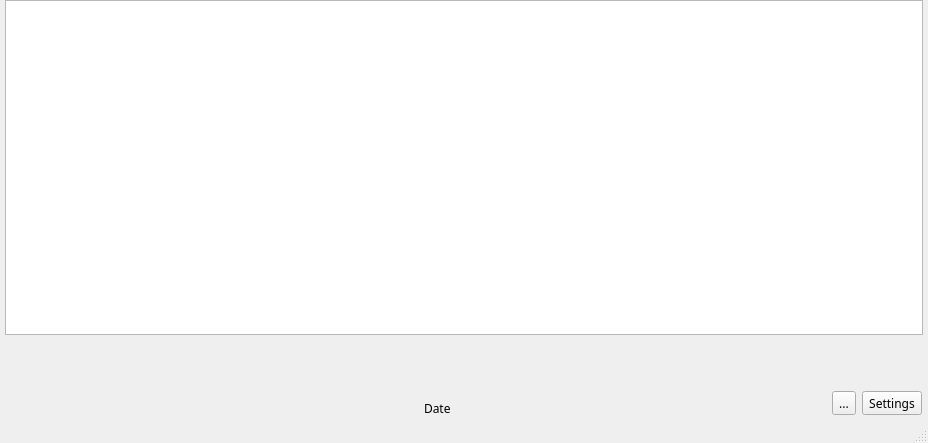
<?xml version="1.0" encoding="UTF-8"?>
<ui version="4.0">
 <class>MainWindow</class>
 <widget class="QMainWindow" name="MainWindow">
  <property name="geometry">
   <rect>
    <x>0</x>
    <y>0</y>
    <width>928</width>
    <height>443</height>
   </rect>
  </property>
  <property name="font">
   <font>
    <family>Futura</family>
    <weight>50</weight>
    <bold>false</bold>
   </font>
  </property>
  <property name="windowTitle">
   <string>TAMU-SPE v1.0.0</string>
  </property>
  <property name="windowIcon">
   <iconset resource="resources.qrc">
    <normaloff>:/Images/images/TAMUSPE_Square.png</normaloff>:/Images/images/TAMUSPE_Square.png</iconset>
  </property>
  <property name="iconSize">
   <size>
    <width>32</width>
    <height>32</height>
   </size>
  </property>
  <property name="toolButtonStyle">
   <enum>Qt::ToolButtonIconOnly</enum>
  </property>
  <property name="animated">
   <bool>true</bool>
  </property>
  <property name="documentMode">
   <bool>false</bool>
  </property>
  <property name="dockNestingEnabled">
   <bool>false</bool>
  </property>
  <property name="dockOptions">
   <set>QMainWindow::AllowTabbedDocks|QMainWindow::AnimatedDocks</set>
  </property>
  <property name="unifiedTitleAndToolBarOnMac">
   <bool>false</bool>
  </property>
  <widget class="QWidget" name="centralwidget">
   <layout class="QGridLayout" name="gridLayout">
    <property name="leftMargin">
     <number>5</number>
    </property>
    <property name="topMargin">
     <number>0</number>
    </property>
    <property name="rightMargin">
     <number>5</number>
    </property>
    <property name="bottomMargin">
     <number>0</number>
    </property>
    <item row="0" column="0">
     <layout class="QVBoxLayout" name="verticalLayout">
      <property name="spacing">
       <number>0</number>
      </property>
      <property name="bottomMargin">
       <number>0</number>
      </property>
      <item>
       <widget class="QTableWidget" name="table">
        <property name="statusTip">
         <string>Upcoming Events</string>
        </property>
        <property name="lineWidth">
         <number>1</number>
        </property>
        <property name="editTriggers">
         <set>QAbstractItemView::NoEditTriggers</set>
        </property>
        <property name="selectionBehavior">
         <enum>QAbstractItemView::SelectRows</enum>
        </property>
        <property name="showGrid">
         <bool>true</bool>
        </property>
        <property name="sortingEnabled">
         <bool>true</bool>
        </property>
        <attribute name="horizontalHeaderShowSortIndicator" stdset="0">
         <bool>true</bool>
        </attribute>
        <attribute name="horizontalHeaderStretchLastSection">
         <bool>true</bool>
        </attribute>
        <attribute name="verticalHeaderVisible">
         <bool>false</bool>
        </attribute>
       </widget>
      </item>
      <item>
       <layout class="QHBoxLayout" name="horizontalLayout">
        <property name="topMargin">
         <number>0</number>
        </property>
        <property name="bottomMargin">
         <number>0</number>
        </property>
        <item>
         <widget class="QPushButton" name="logo">
          <property name="sizePolicy">
           <sizepolicy hsizetype="Minimum" vsizetype="Preferred">
            <horstretch>0</horstretch>
            <verstretch>0</verstretch>
           </sizepolicy>
          </property>
          <property name="maximumSize">
           <size>
            <width>101</width>
            <height>100</height>
           </size>
          </property>
          <property name="statusTip">
           <string>www.tamuspe.org -- Click here to visit our website</string>
          </property>
          <property name="icon">
           <iconset resource="resources.qrc">
            <normaloff>:/Images/images/SPE_A_M_RGB_border.png</normaloff>:/Images/images/SPE_A_M_RGB_border.png</iconset>
          </property>
          <property name="iconSize">
           <size>
            <width>92</width>
            <height>72</height>
           </size>
          </property>
          <property name="flat">
           <bool>true</bool>
          </property>
         </widget>
        </item>
        <item>
         <spacer name="horizontalSpacer_2">
          <property name="orientation">
           <enum>Qt::Horizontal</enum>
          </property>
          <property name="sizeHint" stdset="0">
           <size>
            <width>40</width>
            <height>20</height>
           </size>
          </property>
         </spacer>
        </item>
        <item alignment="Qt::AlignBottom">
         <widget class="QLabel" name="date">
          <property name="minimumSize">
           <size>
            <width>0</width>
            <height>25</height>
           </size>
          </property>
          <property name="statusTip">
           <string>Today's Date</string>
          </property>
          <property name="text">
           <string>Date</string>
          </property>
          <property name="margin">
           <number>3</number>
          </property>
          <property name="indent">
           <number>-1</number>
          </property>
         </widget>
        </item>
        <item>
         <spacer name="horizontalSpacer">
          <property name="orientation">
           <enum>Qt::Horizontal</enum>
          </property>
          <property name="sizeHint" stdset="0">
           <size>
            <width>40</width>
            <height>20</height>
           </size>
          </property>
         </spacer>
        </item>
        <item>
         <layout class="QVBoxLayout" name="verticalLayout_2">
          <property name="spacing">
           <number>0</number>
          </property>
          <property name="topMargin">
           <number>5</number>
          </property>
          <item alignment="Qt::AlignHCenter|Qt::AlignTop">
           <widget class="QLabel" name="offline_label">
            <property name="maximumSize">
             <size>
              <width>16777215</width>
              <height>12</height>
             </size>
            </property>
            <property name="font">
             <font>
              <family>Futura</family>
              <pointsize>9</pointsize>
              <weight>50</weight>
              <bold>false</bold>
             </font>
            </property>
            <property name="text">
             <string/>
            </property>
           </widget>
          </item>
          <item alignment="Qt::AlignHCenter|Qt::AlignTop">
           <widget class="QLabel" name="offline_notification">
            <property name="font">
             <font>
              <family>Futura</family>
              <pointsize>9</pointsize>
              <weight>50</weight>
              <bold>false</bold>
             </font>
            </property>
            <property name="text">
             <string/>
            </property>
           </widget>
          </item>
          <item>
           <spacer name="verticalSpacer">
            <property name="orientation">
             <enum>Qt::Vertical</enum>
            </property>
            <property name="sizeType">
             <enum>QSizePolicy::Fixed</enum>
            </property>
            <property name="sizeHint" stdset="0">
             <size>
              <width>20</width>
              <height>23</height>
             </size>
            </property>
           </spacer>
          </item>
          <item>
           <layout class="QHBoxLayout" name="horizontalLayout_4">
            <property name="spacing">
             <number>6</number>
            </property>
            <property name="topMargin">
             <number>0</number>
            </property>
            <property name="rightMargin">
             <number>1</number>
            </property>
            <property name="bottomMargin">
             <number>6</number>
            </property>
            <item>
             <widget class="QToolButton" name="refresh">
              <property name="statusTip">
               <string>Refresh Event -- CMD + R</string>
              </property>
              <property name="text">
               <string>...</string>
              </property>
              <property name="icon">
               <iconset resource="resources.qrc">
                <normaloff>:/Images/images/icons8-refresh-50.png</normaloff>:/Images/images/icons8-refresh-50.png</iconset>
              </property>
              <property name="iconSize">
               <size>
                <width>16</width>
                <height>16</height>
               </size>
              </property>
              <property name="shortcut">
               <string>Ctrl+R</string>
              </property>
             </widget>
            </item>
            <item>
             <widget class="QToolButton" name="settings">
              <property name="statusTip">
               <string>Settings</string>
              </property>
              <property name="text">
               <string>Settings</string>
              </property>
              <property name="icon">
               <iconset resource="resources.qrc">
                <normaloff>:/Images/images/icons8-settings-50.png</normaloff>:/Images/images/icons8-settings-50.png</iconset>
              </property>
              <property name="iconSize">
               <size>
                <width>16</width>
                <height>16</height>
               </size>
              </property>
              <property name="popupMode">
               <enum>QToolButton::DelayedPopup</enum>
              </property>
              <property name="toolButtonStyle">
               <enum>Qt::ToolButtonTextBesideIcon</enum>
              </property>
              <property name="autoRaise">
               <bool>false</bool>
              </property>
              <property name="arrowType">
               <enum>Qt::NoArrow</enum>
              </property>
             </widget>
            </item>
           </layout>
          </item>
         </layout>
        </item>
       </layout>
      </item>
     </layout>
    </item>
   </layout>
  </widget>
  <widget class="QMenuBar" name="menubar">
   <property name="geometry">
    <rect>
     <x>0</x>
     <y>0</y>
     <width>928</width>
     <height>24</height>
    </rect>
   </property>
  </widget>
  <widget class="QStatusBar" name="statusbar"/>
 </widget>
 <resources>
  <include location="resources.qrc"/>
 </resources>
 <connections/>
</ui>
